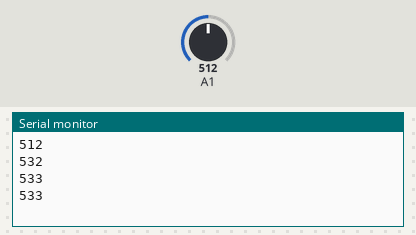
Recording of a sketch running on a simulated Arduino Uno, built with avr-gcc and run on an emulated ATmega328P. On the bench: the last lines printed to the serial monitor. The inputs (shaded band) are chosen by the test bench; at power-on: A1 = 512.

Above: at 1.2 s.
1.3 s: A1 set to 716
At 1.45 s:
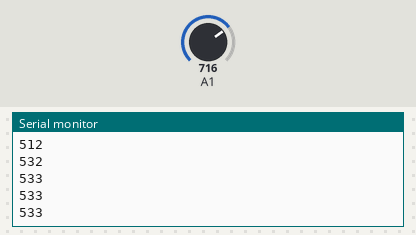
2.8 s: A1 set to 900
At 2.96 s:
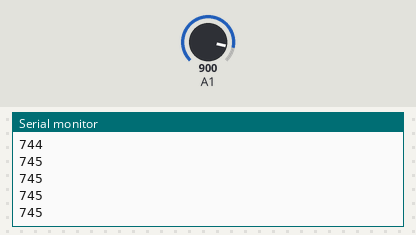
Timing chart, 0 to 5.8 s (numbered marks = the images above; inputs shaded):
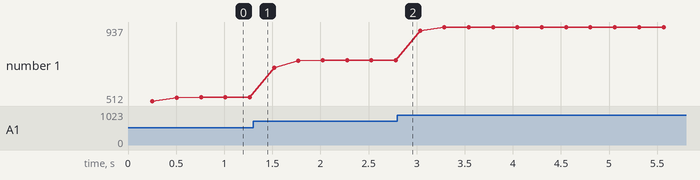

Measured:
- plotted number 1: 533 → 745 after the input at 1.3 s, 745 → 937 after the input at 2.8 s

The sketch:

sketch_mar08a.ino
```cpp
int ft,fn,fm,fl;
int St[25],Sn[50],Sm[50],Sl[50];
int t,n,m,l;

void setup() {
  // put your setup code here, to run once:
Serial.begin(9600);
}

void loop() {
  // put your main code here, to run repeatedly:
int i;
for(i=0;i<25;i++)
{
  St[i]=analogRead(A1);
//  Sl[i]=analogRead(A4);
//  Sn[i]=analogRead(A2);
//  Sm[i]=analogRead(A3);

  delay(10);
  ft=ft+St[i];
//  fn=fn+Sn[i];
//  fm=fm+Sm[i];
//  fl=fl+Sl[i];
}
ft=ft/25;
//fn=fn/50;
//fm=fm/50;
//fl=fl/50;

Serial.println(ft);

}
```
